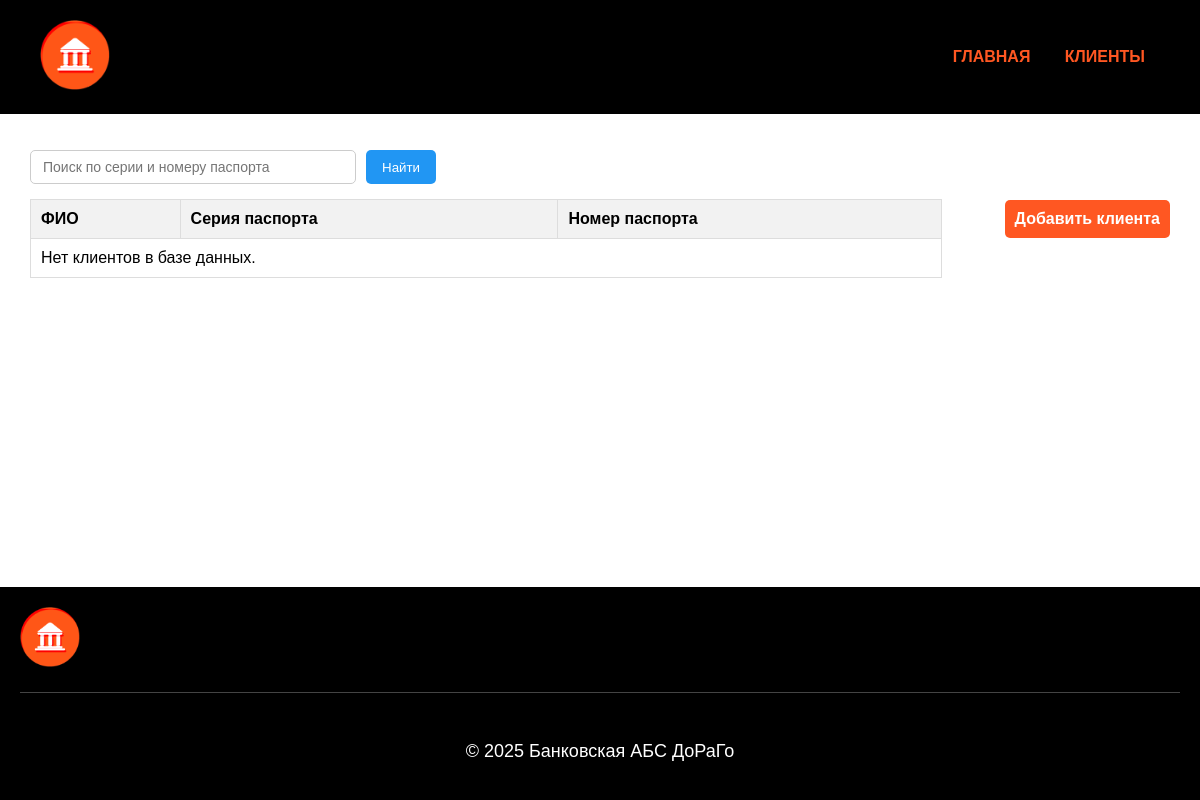
Before: /clients/ with the older database file.
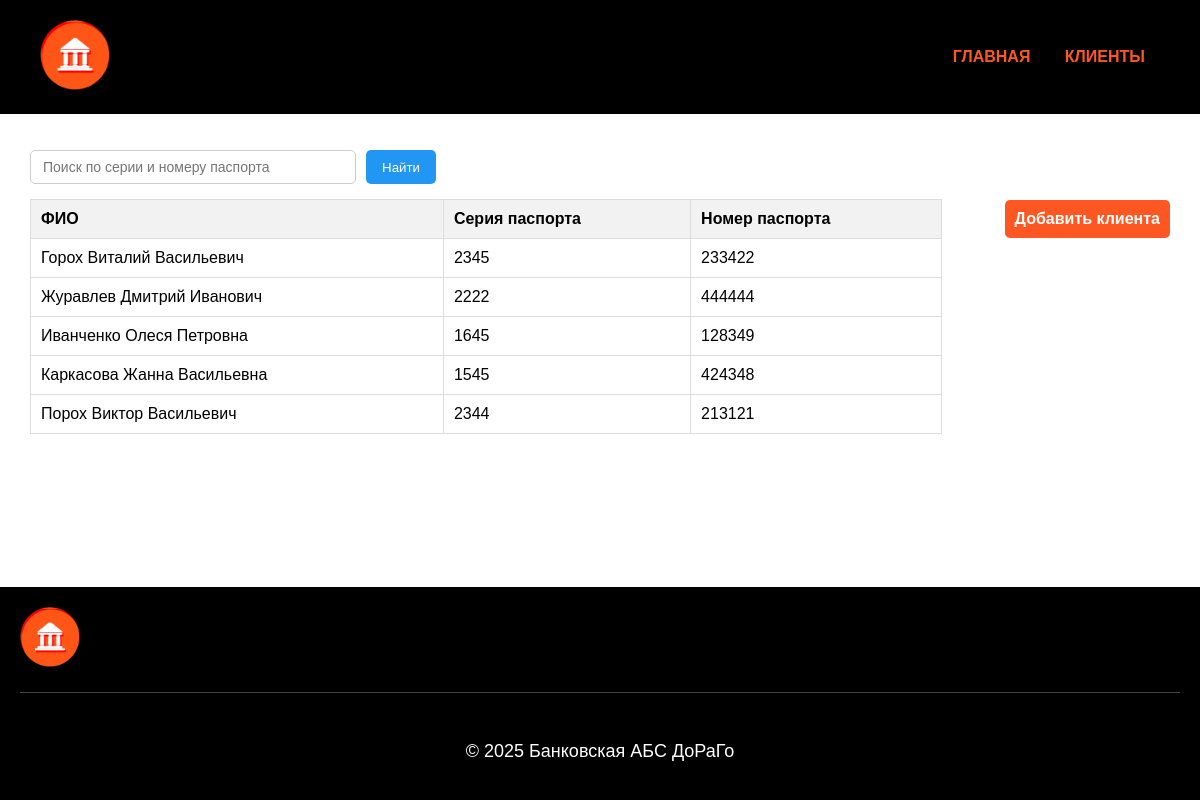
After: the same page with the newer database file.
### myapp/models.py (models this page shows, shortened)
class Client(models.Model):
    first_name = models.CharField(max_length=50, verbose_name='Имя')
    patronymic = models.CharField(max_length=50, verbose_name='Отчество', blank=True)
    last_name = models.CharField(max_length=50, verbose_name='Фамилия')
    birth_date = models.DateField(verbose_name='Дата рождения')
    address = models.CharField(max_length=255, verbose_name='Место жительства')
    phone = models.CharField(max_length=16, verbose_name='Телефон', blank=True)
    email = models.EmailField(max_length=254, verbose_name='Электронная почта', blank=True)
    passport_series = models.CharField(max_length=4, verbose_name='Серия паспорта')
    passport_number = models.CharField(max_length=6, verbose_name='Номер паспорта', unique=True)
    passport_issue_date = models.DateField(verbose_name='Дата выдачи паспорта')
    passport_issued_by = models.CharField(max_length=100, verbose_name='Кем выдан паспорт')
    class Meta:
        verbose_name = 'Клиент'
        verbose_name_plural = 'Клиенты'

### myapp/views.py (the view, shortened to what this page needs)
# urls.py: path('clients/', views.clients_list, name='clients_list'),
def clients_list(request):
    passport_query = request.GET.get('passport', '').replace(' ', '').strip()
    clients = Client.objects.all()
    clients = clients.order_by('last_name', 'first_name', 'patronymic')
    return render(request, 'clients/clients.html', {'clients': clients})

### templates/clients/clients.html (shortened to what this page needs)
{% extends "base.html" %}
{% load static %}
{% block content %}
<div class="page-wrapper">
    <div class="content-wrapper-clients">
        <div class="table-section">
            <form method="get" class="passport-search-form">
                <input type="text" name="passport" placeholder="Поиск по серии и номеру паспорта" value="{{ request.GET.passport }}">
                <button type="submit">Найти</button>
            </form>
            <table class="clients-table">
                <thead>
                    <tr>
                        <th>ФИО</th>
                        <th>Серия паспорта</th>
                        <th>Номер паспорта</th>
                    </tr>
                </thead>
                <tbody>
                    {% for client in clients %}
                    <tr>
                        <td>
                            <a href="{% url 'client_detail' client.id %}">{{ client.last_name }} {{ client.first_name }}  {{ client.patronymic}}  </a>
                        </td>
                        <td>{{ client.passport_series }}</td>
                        <td>{{ client.passport_number }}</td>
                    </tr>
                    {% empty %}
                    <tr>
                        <td colspan="3">Нет клиентов в базе данных.</td>
                    </tr>
                    {% endfor %}
                </tbody>
            </table>
        </div>
        <div class="button-section">
            <a href="{% url 'add_client' %}" class="add-client-button">
                Добавить клиента
            </a>
        </div>
    </div>
</div>
{% endblock %}

### templates/base.html (shortened to what this page needs)
{% load static %}
<!DOCTYPE html>
<html lang="ru">
<head>
    <link rel="stylesheet" href="{% static 'css/style.css' %}">
</head>
<body>
    <header>
        <div class="logo">
            <img src="{% static 'images/logo.png' %}" alt="Логотип" />
        </div>
        <nav>
            <ul>
                <li><a href="{% url 'home' %}">Главная</a></li>
                <li><a href="{% url 'clients_list' %}">Клиенты</a></li>
            </ul>
        </nav>
    </header>
    <div class="content-wrapper">
        <main>
            {% block content %}{% endblock %}
        </main>
    </div>
    <footer>
        <div class="footer-container">
            <div class="footer-logo">
                <a href="/">
                    <img src="{% static 'images/logo.png' %}" alt="Логотип">
                </a>
            </div>
        </div>
        <div class="footer-bottom">
            <p>© 2025 Банковская АБС ДоРаГо</p>
        </div>
    </footer>
</body>
</html>

### myapp/static/css/style.css (style rules this page uses)
html, body { height: 100%; }
body { font-family: Arial, sans-serif; margin: 0; padding: 0; display: flex; flex-direction: column; }
.content-wrapper { flex: 1; padding-top: 100px; }
header { position: fixed; top: 0; left: 0; right: 0; display: flex; align-items: center; justify-content: space-between; background-color: #000000; padding: 20px 40px; color: #FF5722; z-index: 1000; }
.logo img { height: 70px; }
nav ul { list-style: none; padding: 0; }
nav ul li { display: inline; margin: 0 15px; }
nav ul li a { text-decoration: none; color: #FF5722; transition: color 0.3s ease, transform 0.3s ease; text-transform: uppercase; font-weight: bold; }
.page-wrapper { padding: 30px; }
.content-wrapper-clients { display: flex; gap: 0; align-items: flex-start; margin-top: 20px; }
.table-section { flex: 0 0 80%; }
.button-section { flex: 0 0 20%; display: flex; justify-content: flex-end; padding-top: 10px; }
.clients-table { width: 100%; border-collapse: collapse; background-color: #fff; border: 1px solid #ddd; }
.clients-table a { color: #000000; text-decoration: none; font-weight: 500; }
.clients-table th, .clients-table td { padding: 10px; text-align: left; border: 1px solid #ddd; }
.clients-table thead { background-color: #f2f2f2; }
.add-client-button { padding: 10px 10px 10px 10px; margin-top: 40px; background-color: #FF5722; color: #fff; text-decoration: none; font-weight: bold; border-radius: 5px; transition: background-color 0.3s ease; }
.passport-search-form { margin-bottom: 15px; display: flex; gap: 10px; }
.passport-search-form input { padding: 8px 12px; font-size: 14px; width: 300px; border: 1px solid #ccc; border-radius: 5px; }
.passport-search-form button { padding: 8px 16px; background-color: #2196F3; color: white; border: none; border-radius: 5px; cursor: pointer; }
footer { background-color: #000; color: #fff; padding: 20px; font-size: 18px; margin-top: 20px; }
.footer-container { display: flex; justify-content: space-between; align-items: flex-start; }
.footer-logo img { max-width: 60px; }
.footer-bottom { text-align: center; margin-top: 20px; border-top: 1px solid #444; padding-top: 30px; }

Changed rows visible on the page:
added Client: last_name "Горох", first_name "Виталий", patronymic "Васильевич", passport_series "2345", passport_number "233422"
added Client: last_name "Журавлев", first_name "Дмитрий", patronymic "Иванович", passport_series "2222", passport_number "444444"
added Client: last_name "Иванченко", first_name "Олеся", patronymic "Петровна", passport_series "1645", passport_number "128349"
added Client: last_name "Каркасова", first_name "Жанна", patronymic "Васильевна", passport_series "1545", passport_number "424348"
added Client: last_name "Порох", first_name "Виктор", patronymic "Васильевич", passport_series "2344", passport_number "213121"
Other visible differences:
text no longer shown: "Нет клиентов в базе данных."
